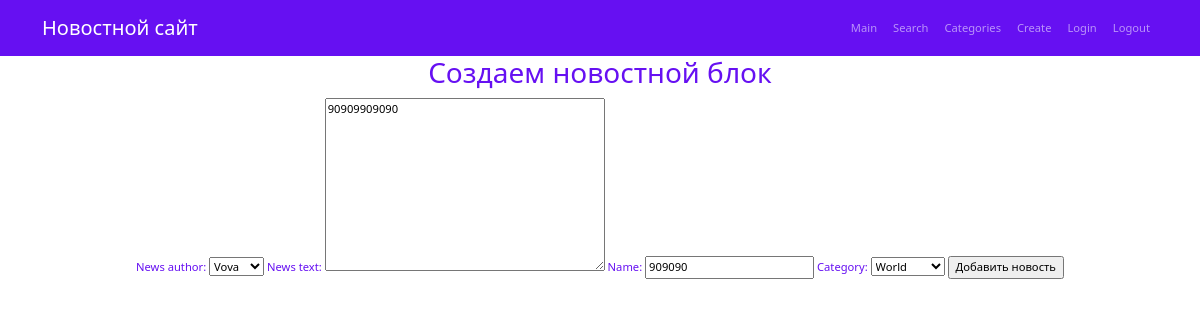
/create/26 (signed in), run on the app's committed database.
### newsapp/models.py (models this page shows, shortened)
class News(models.Model):
    news_author = models.ForeignKey(Author, on_delete=models.CASCADE)
    news_create_time = models.DateTimeField(auto_now_add=True)
    news_text = models.TextField(default="None")
    name = models.CharField(
        max_length=100,
        unique=True,  # названия не должны повторяться
    )
    category = models.ForeignKey(
        to='Category',
        on_delete=models.CASCADE,
        related_name='all_news',  # все новости в категории будут доступны через поле news
    )

class Category(models.Model):
    name = models.CharField(max_length=100, unique=True)  # названия категорий тоже не должны повторяться
    subscribers = models.ManyToManyField(User, blank=True)
    def __str__(self):
        return f'{self.name.title()}'

### newsapp/views.py (the view)
# urls.py: path('create/<int:pk>', NewsUpdateView.as_view(), name='news_create'),  # Ссылка на редактирование новости
class NewsUpdateView(PermissionRequiredMixin, LoginRequiredMixin, UpdateView):
    template_name = 'news_create.html'
    form_class = NewsForm
    permission_required = ('newsapp.change_news',)
    def get_object(self, **kwargs):
        id = self.kwargs.get('pk')
        return News.objects.get(pk=id)

### newsapp/forms.py
class NewsForm(ModelForm):
    class Meta:
        model = News
        fields = ['news_author', 'news_text', 'name', 'category' ]

### newsapp/models.py (called while the page is built)
    def __str__(self):
        return f'{self.author_user}'

### templates/news_create.html (shortened to what this page needs)
{% extends 'flatpages/default.html' %}
{% block content %}
<h3>Создаем новостной блок</h3>
<form method="POST">
    {{ form }}
    <input type="submit" value="Добавить новость">
</form>
{% endblock content %}

### data on the page
News: news_author "Vova", news_text "90909909090", name "909090", category "World"
